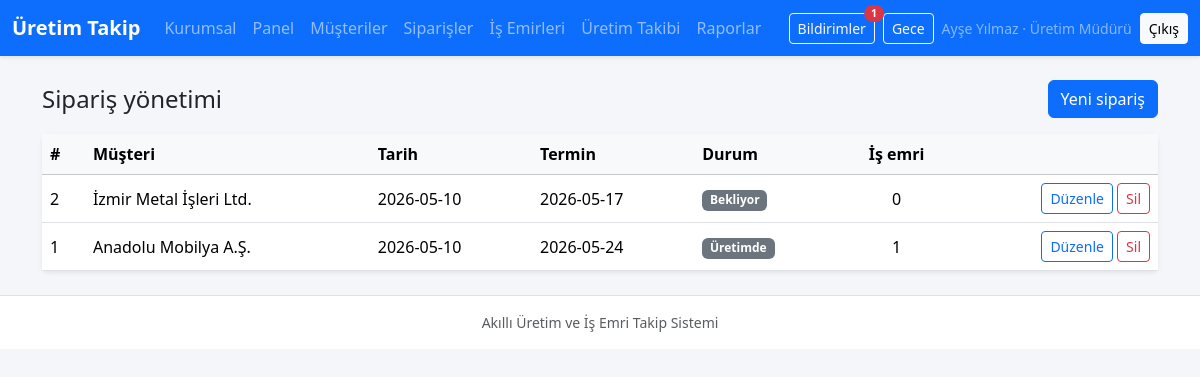
The page /siparisler.php (signed in) on the database its author committed.
### tables this page shows
CREATE TABLE siparisler (
  id INT UNSIGNED NOT NULL AUTO_INCREMENT,
  musteri_id INT UNSIGNED NOT NULL,
  siparis_tarihi DATE NOT NULL,
  teslim_tarihi DATE NOT NULL,
  siparis_durum_id TINYINT UNSIGNED NOT NULL,
  notlar TEXT,
  kayit_tarihi TIMESTAMP NOT NULL DEFAULT CURRENT_TIMESTAMP,
  PRIMARY KEY (id),
  KEY idx_siparis_musteri (musteri_id),
  KEY idx_siparis_teslim (teslim_tarihi),
  KEY idx_siparis_durum (siparis_durum_id),
  CONSTRAINT fk_siparis_musteri
    FOREIGN KEY (musteri_id) REFERENCES musteriler (id)
    ON DELETE RESTRICT ON UPDATE CASCADE,
  CONSTRAINT fk_siparis_durum
    FOREIGN KEY (siparis_durum_id) REFERENCES siparis_durumlari (id)
    ON DELETE RESTRICT ON UPDATE CASCADE
);

CREATE TABLE musteriler (
  id INT UNSIGNED NOT NULL AUTO_INCREMENT,
  firma_adi VARCHAR(200) NOT NULL,
  telefon VARCHAR(40) DEFAULT NULL,
  e_posta VARCHAR(190) DEFAULT NULL,
  kullanici_id INT UNSIGNED DEFAULT NULL COMMENT 'Portal müşteri hesabı',
  kayit_tarihi TIMESTAMP NOT NULL DEFAULT CURRENT_TIMESTAMP,
  PRIMARY KEY (id),
  UNIQUE KEY uq_musteri_kullanici (kullanici_id),
  KEY idx_musteri_firma (firma_adi),
  CONSTRAINT fk_musteri_kullanici
    FOREIGN KEY (kullanici_id) REFERENCES kullanicilar (id)
    ON DELETE SET NULL ON UPDATE CASCADE
);

CREATE TABLE siparis_durumlari (
  id TINYINT UNSIGNED NOT NULL AUTO_INCREMENT,
  kod VARCHAR(32) NOT NULL,
  ad VARCHAR(80) NOT NULL,
  sira TINYINT UNSIGNED NOT NULL DEFAULT 0,
  PRIMARY KEY (id),
  UNIQUE KEY uq_siparis_durum_kod (kod)
);

### parcalar/fonksiyonlar.php (called while the page is built, shortened)
<?php
function e(?string $s): string
{
    return htmlspecialchars($s ?? '', ENT_QUOTES | ENT_SUBSTITUTE, 'UTF-8');
}
function order_status_label(string $s): string
{
    return match ($s) {
        'beklemede' => 'Bekliyor',
        'uretimde' => 'Üretimde',
        'tamamlandi' => 'Tamamlandı',
        'teslim_edildi' => 'Teslim Edildi',
        default => $s,
    };
}

### siparisler.php (the view, shortened to what this page needs)
<?php
$pdo = db();
$editRow = null;
$sql = 'SELECT s.*, m.firma_adi, sd.kod AS siparis_durum_kod,
        (SELECT COUNT(*) FROM is_emirleri ie WHERE ie.siparis_id = s.id) AS is_emri_sayisi
        FROM siparisler s
        INNER JOIN musteriler m ON m.id = s.musteri_id
        INNER JOIN siparis_durumlari sd ON sd.id = s.siparis_durum_id
        ORDER BY s.siparis_tarihi DESC, s.id DESC';
$rows = $pdo->query($sql)->fetchAll();
require __DIR__ . '/parcalar/ust.php';
?>
<div class="d-flex justify-content-between align-items-center mb-3 flex-wrap gap-2">
    <h1 class="h4 mb-0">Sipariş yönetimi</h1>
    <button class="btn btn-primary" type="button" data-bs-toggle="collapse" data-bs-target="#orderForm">
        <?= $editRow ? 'Düzenleme' : 'Yeni sipariş' ?>
    </button>
</div>
<div class="card border-0 shadow-sm">
    <div class="table-responsive">
        <table class="table table-hover align-middle mb-0">
            <thead class="table-light">
            <tr>
                <th>#</th>
                <th>Müşteri</th>
                <th>Tarih</th>
                <th>Termin</th>
                <th>Durum</th>
                <th class="text-center">İş emri</th>
                <th></th>
            </tr>
            </thead>
            <tbody>
            <?php foreach ($rows as $r): ?>
                <tr class="<?= ($r['teslim_tarihi'] < date('Y-m-d') && !in_array($r['siparis_durum_kod'], ['teslim_edildi','tamamlandi'], true)) ? 'table-warning' : '' ?>">
                    <td><?= (int) $r['id'] ?></td>
                    <td><?= e($r['firma_adi']) ?></td>
                    <td><?= e($r['siparis_tarihi']) ?></td>
                    <td><?= e($r['teslim_tarihi']) ?></td>
                    <td><span class="badge text-bg-secondary"><?= e(order_status_label($r['siparis_durum_kod'])) ?></span></td>
                    <td class="text-center"><?= (int) $r['is_emri_sayisi'] ?></td>
                    <td class="text-end text-nowrap">
                        <a class="btn btn-sm btn-outline-primary" href="siparisler.php?edit=<?= (int) $r['id'] ?>">Düzenle</a>
                        <form method="post" class="d-inline" onsubmit="return confirm('Silmek istediğinize emin misiniz?');">
                            <button type="submit" class="btn btn-sm btn-outline-danger">Sil</button>
                        </form>
                    </td>
                </tr>
            <?php endforeach; ?>
            </tbody>
        </table>
    </div>
</div>
<?php require __DIR__ . '/parcalar/alt.php'; ?>

### assets/css/style.css (style rules this page uses)
:root { --app-bg: #f4f6f9; --app-card: #ffffff; --chart-grid: rgba(0, 0, 0, 0.08); }
html, body { min-height: 100%; }
body.app-body { background: var(--app-bg); }
.card { background: var(--app-card); }

### rows shown on the page
siparisler: id "2", musteri.firma_adi "İzmir Metal İşleri Ltd.", siparis_tarihi "2026-05-10", teslim_tarihi "2026-05-17", siparis_durum.kod "Bekliyor", is_emri_sayisi "0"
siparisler: id "1", musteri.firma_adi "Anadolu Mobilya A.Ş.", siparis_tarihi "2026-05-10", teslim_tarihi "2026-05-24", siparis_durum.kod "Üretimde", is_emri_sayisi "1"

### other values the page prints
$unread "1"
$u['name'] "Ayşe Yılmaz"
role_label($u['role']) "Üretim Müdürü"
